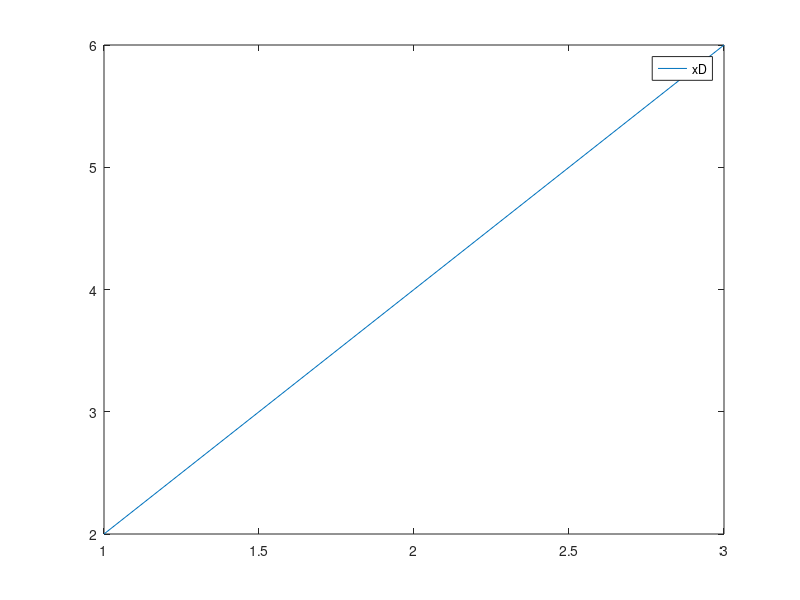

The MATLAB source for this figure:
close all;
clc;
clear all;
x1=[1 2 3];
x2=[2 4 6];
immse(x2,x1);
meantemp=mean((x2-x1).^2);
mean11=mean(mean((x2-x1).^2));
x= (1:2:50);
y1 = x(1:3:end);
figure(1);
plot(x1,x2);
legend('xD', 'xF');
xx=1.5;
xy=2.5;
xz=4.7;
xxx=floor(xx);
xyy=round(xy);
xzz=floor(xz);
susu=sum(x1)/length(x1);
meo=mean(x1)